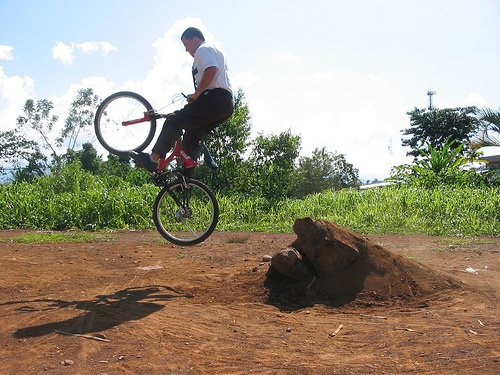
#> input picture UAS_Detection_Object/test/training/images/1.jpg, 500 x 375 px, given in place of the camera
$ python detect_color.py
#> lines starting #> are read from the running program, lines starting #| are printed output that depends on the picture; after the words box and inside, x2 and y2 are one past the last pixel; in counts of white or black regions, pixels touching at a corner belong together
import cv2
import numpy as np

cap = cv2.VideoCapture(0)

while (1):
    _, frame = cap.read()
#> frame is the input picture: shape (375, 500, 3); mean B, G, R 132.3, 149.7, 157.9
    # It converts the BGR color space of image to HSV color space
    hsv = cv2.cvtColor(frame, cv2.COLOR_BGR2HSV)
#> hsv: shape (375, 500, 3); mean H, S, V 49.2, 77.8, 167

    # Threshold of blue in HSV space
    lower_blue = np.array([35, 140, 60])
    upper_blue = np.array([255, 255, 180])

    # preparing the mask to overlay
    mask = cv2.inRange(hsv, lower_blue, upper_blue)
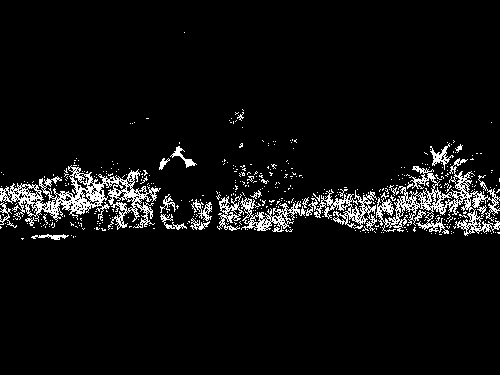
#> mask: shape (375, 500); 5.7% white in thin lines or dots, all inside (x1, y1, x2, y2) = (0, 32, 500, 240)

    # The black region in the mask has the value of 0,
    # so when multiplied with original image removes all non-blue regions
    result = cv2.bitwise_and(frame, frame, mask=mask)
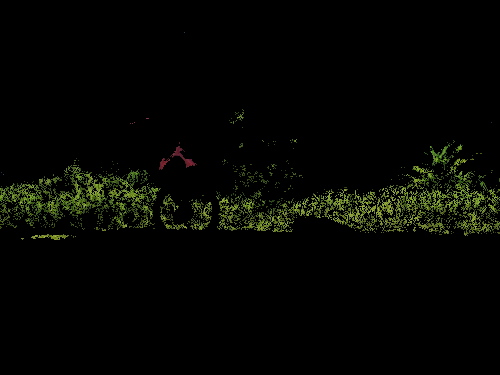
#> result: shape (375, 500, 3); mean B, G, R 2, 6.2, 5

    cv2.imshow('frame', frame)
    cv2.imshow('mask', mask)
    cv2.imshow('result', result)

    cv2.waitKey(0)

cv2.destroyAllWindows()
cap.release()
